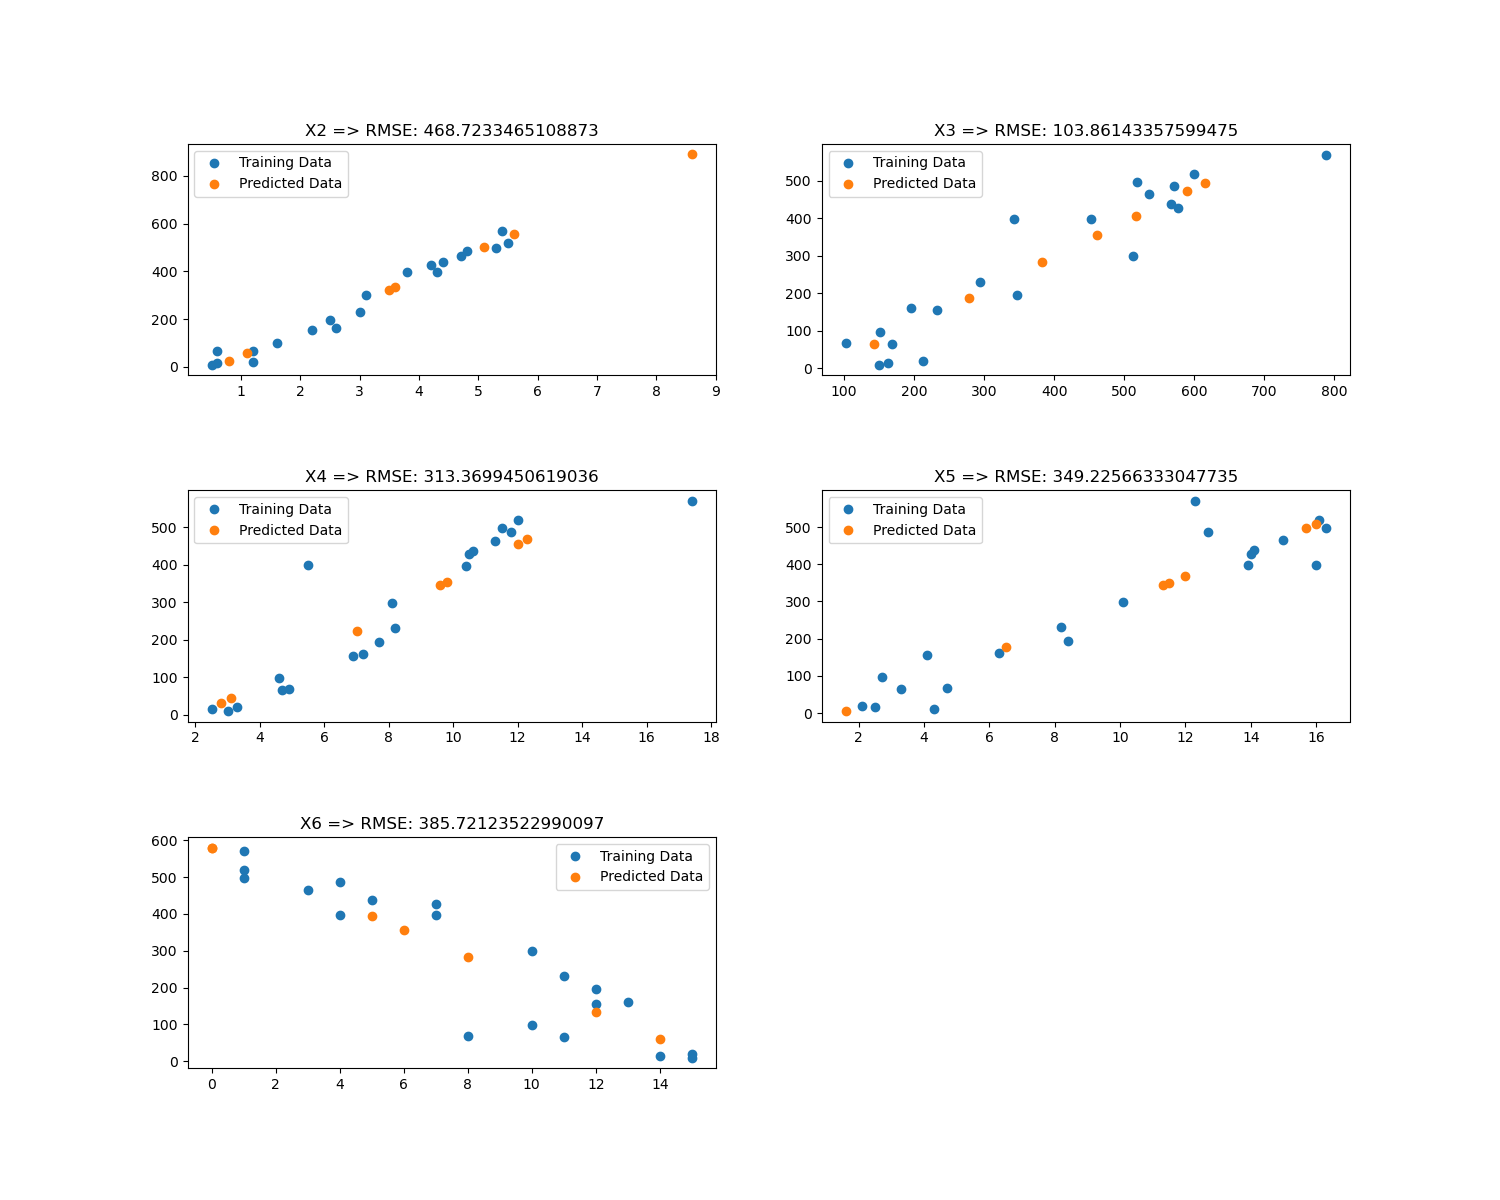

This figure's Python source:
import matplotlib.pyplot as plt
import numpy as np
import pandas as pd
import sklearn.linear_model
from sklearn import metrics

def predict(ax, data, sales_data, predictor_column):

    predictor = pd.DataFrame(data, columns=[predictor_column])[:20]
    test_data = pd.DataFrame(data, columns=[predictor_column])[20:]
    
    # Select a linear model
    model = sklearn.linear_model.LinearRegression()

    # Train the model
    model.fit(predictor.values, sales_data.values[:20])

    # Make a prediction
    predict_data = model.predict(test_data.values)

    plt.plot(predictor.values, sales_data.values[:20], 'o', label='Training Data')
    plt.plot(test_data.values, predict_data, 'o', label='Predicted Data')
    plt.legend(loc='best')

    RMSE = np.sqrt(metrics.mean_squared_error(test_data.values, predict_data))
    # print(f'RMSE: {RMSE}')
    ax.set_title(predictor_column + " => RMSE: " + str(RMSE))
    
def main():
    # Load and prepare the data
    data = pd.read_excel('mlr05.xls', 'Mlr05')
    sales_data = pd.DataFrame(data, columns=['X1'])
    predictor_col = ["X2", "X3", "X4", "X5", "X6"]
    
    ncols = 2
    nrows = len(predictor_col) // ncols + (len(predictor_col) % ncols > 0)
    
    fig = plt.figure(figsize=(15, 12))
    plt.subplots_adjust(hspace=0.5)
    for col in predictor_col:
        ax = fig.add_subplot(nrows, ncols, predictor_col.index(col) + 1)
        predict(ax, data, sales_data, col)
    
    plt.savefig('p1.png')
    plt.show()

if __name__ == '__main__':
   main()